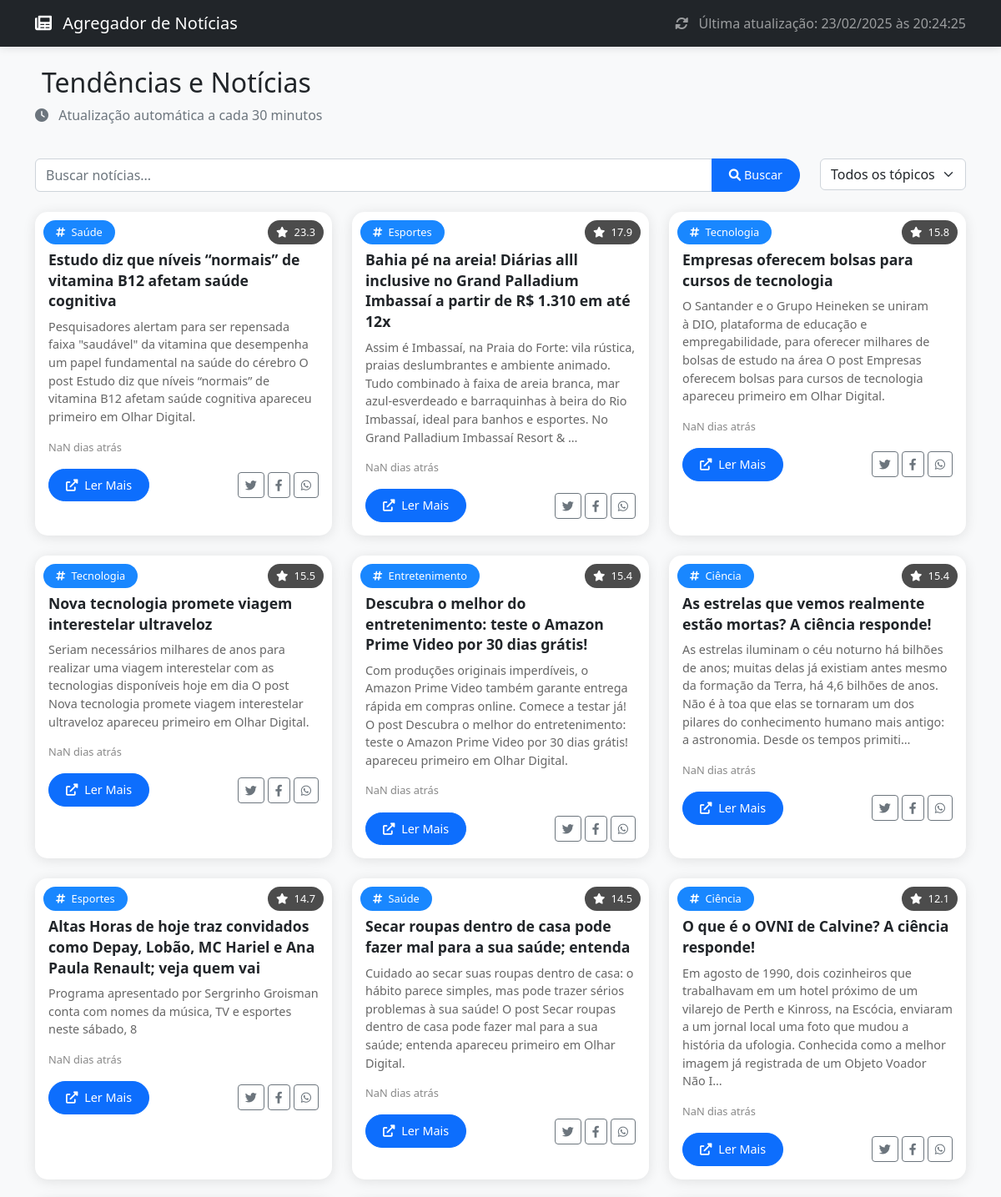
The page / (upper part) on the database its author committed.
### tables this page shows
CREATE TABLE articles (
                    id INTEGER PRIMARY KEY AUTOINCREMENT,
                    topic TEXT NOT NULL,
                    title TEXT NOT NULL,
                    description TEXT,
                    url TEXT NOT NULL,
                    publishedAt TEXT NOT NULL,
                    score REAL NOT NULL,
                    last_update TIMESTAMP NOT NULL
                );

### app.py (the view, shortened to what this page needs)
@app.route("/")
def index():
    try:
        articles = aggregator.db.get_articles()
        if articles:
            last_update = articles[0].last_update
            formatted_update = last_update.strftime("%d/%m/%Y às %H:%M:%S")
        else:
            formatted_update = "Nunca"
        return render_template(
            'index.html',
            articles=articles,
            last_update=formatted_update,
            update_interval=Config.UPDATE_INTERVAL,
            topics=Config.TOPICS,
            topic_colors=Config.TOPIC_COLORS
        )
    except Exception as e:
        print(f"Erro na rota index: {e}")
        return "Erro ao carregar a página. Por favor, tente novamente."

### app.py (called while the page is built)
    def get_connection(self):
        return sqlite3.connect(self.db_path)

    def get_articles(self) -> List[Article]:
        with self.get_connection() as conn:
            conn.row_factory = sqlite3.Row
            cursor = conn.execute('SELECT * FROM articles ORDER BY score DESC')
            rows = cursor.fetchall()
            articles = []
            for row in rows:
                row_dict = dict(row)
                row_dict.pop('id', None)
                if isinstance(row_dict['last_update'], str):
                    try:
                        row_dict['last_update'] = datetime.datetime.fromisoformat(
                            row_dict['last_update'].replace('Z', '+00:00')
                        )
                    except ValueError:
                        row_dict['last_update'] = datetime.datetime.now()
                articles.append(Article(id=None, **row_dict))
            return articles

### templates/index.html (shortened to what this page needs)
<!DOCTYPE html>
<html lang="pt-BR">
<head>
    <link href="https://cdn.jsdelivr.net/npm/bootstrap@5.2.3/dist/css/bootstrap.min.css" rel="stylesheet">
    <link href="https://cdnjs.cloudflare.com/ajax/libs/font-awesome/6.0.0/css/all.min.css" rel="stylesheet">
    <link href="{{ url_for('static', filename='css/style.css') }}" rel="stylesheet">
</head>
<body class="bg-light">
    <nav class="navbar navbar-expand-lg navbar-dark bg-dark">
        <div class="container">
            <a class="navbar-brand" href="/">
                <i class="fas fa-newspaper me-2"></i>
                Agregador de Notícias
            </a>
            <span class="navbar-text">
                <i class="fas fa-sync-alt me-2"></i>
                Última atualização: {{ last_update }}
            </span>
        </div>
    </nav>
    <div class="container py-4">
        <div class="row mb-4">
            <div class="col">
                <h2>Tendências e Notícias</h2>
                <p class="text-muted">
                    <i class="fas fa-clock me-2"></i>
                    Atualização automática a cada {{ update_interval }} minutos
                </p>
            </div>
        </div>
        <div class="row mb-4">
            <div class="col">
                <div class="input-group">
                    <input type="text" id="searchInput" class="form-control" placeholder="Buscar notícias...">
                    <button class="btn btn-primary" type="button" id="searchButton">
                        <i class="fas fa-search"></i> Buscar
                    </button>
                </div>
            </div>
            <div class="col-auto">
                <select id="topicFilter" class="form-select">
                    <option value="">Todos os tópicos</option>
                </select>
            </div>
        </div>
        {% if articles %}
        <div class="row g-4" id="newsContainer">
            {% for art in articles %}
            <div class="col-12 col-md-6 col-lg-4 news-item" data-topic="{{ art.topic }}">
                <div class="news-card card">
                    <div class="card-body">
                        <span class="score-badge">
                            <i class="fas fa-star me-1"></i>
                            {{ "%.1f"|format(art.score) }}
                        </span>
                        <span class="topic-badge">
                            <i class="fas fa-hashtag me-1"></i>
                            {{ art.topic }}
                        </span>
                        <h5 class="card-title">{{ art.title }}</h5>
                        <p class="card-text">{{ art.description or '' }}</p>
                        <p class="card-text update-info">
                        </p>
                        <div class="d-flex justify-content-between align-items-center">
                            <a href="{{ art.url }}" target="_blank" class="btn btn-primary">
                                <i class="fas fa-external-link-alt me-1"></i>
                                Ler Mais
                            </a>
                            <div class="share-buttons">
                                <button class="btn btn-sm btn-outline-secondary share-twitter"
                                        data-url="{{ art.url }}"
                                        data-title="{{ art.title }}">
                                    <i class="fab fa-twitter"></i>
                                </button>
                                <button class="btn btn-sm btn-outline-secondary share-facebook"
                                        data-url="{{ art.url }}">
                                    <i class="fab fa-facebook-f"></i>
                                </button>
                                <button class="btn btn-sm btn-outline-secondary share-whatsapp"
                                        data-url="{{ art.url }}"
                                        data-title="{{ art.title }}">
                                    <i class="fab fa-whatsapp"></i>
                                </button>
                            </div>
                        </div>
                    </div>
                </div>
            </div>
            {% endfor %}
        </div>
        {% else %}
        <div class="alert alert-info">
            <i class="fas fa-info-circle me-2"></i>
            Nenhuma notícia disponível no momento.
        </div>
        {% endif %}
    </div>
</body>
</html>

### static/css/style.css (style rules this page uses)
.news-card { height: 100%; transition: all 0.3s ease; border: none; border-radius: 15px; overflow: hidden; box-shadow: 0 2px 15px rgba(0,0,0,0.1); }
.score-badge { position: absolute; top: 10px; right: 10px; background-color: rgba(0,0,0,0.7); color: white; padding: 5px 10px; border-radius: 20px; font-size: 0.8em; }
.topic-badge { position: absolute; top: 10px; left: 10px; background-color: rgba(0,123,255,0.9); color: white; padding: 5px 15px; border-radius: 20px; font-size: 0.8em; }
.card-body { padding-top: 45px; }
.navbar { box-shadow: 0 2px 10px rgba(0,0,0,0.1); }
.card-title { font-size: 1.1em; font-weight: 600; line-height: 1.4; }
.card-text { font-size: 0.9em; color: #666; }
.update-info { font-size: 0.8em; color: #888; }
.btn-primary { border-radius: 20px; padding: 8px 20px; font-size: 0.9em; }

### rows shown on the page
articles: score "23.3", topic "Saúde", title "Estudo diz que níveis “normais” de vitamina B12 afetam saúde cognitiva", description "Pesquisadores alertam para ser repensada faixa \"saudável\" da vitamina que desempenha um papel fundamental na saúde do cérebro O post Estudo diz que níveis “normais” de vitamina B12 afetam saúde cognitiva apareceu primeiro em Olhar Digital."
articles: score "17.9", topic "Esportes", title "Bahia pé na areia! Diárias alll inclusive no Grand Palladium Imbassaí a partir de R$ 1.310 em até 12x", description "Assim é Imbassaí, na Praia do Forte: vila rústica, praias deslumbrantes e ambiente animado. Tudo combinado à faixa de areia branca, mar azul-esverdeado e barraquinhas à beira do Rio Imbassaí, ideal para banhos e esportes. No Grand Palladium Imbassaí Resort & …"
articles: score "15.8", topic "Tecnologia", title "Empresas oferecem bolsas para cursos de tecnologia", description "O Santander e o Grupo Heineken se uniram à DIO, plataforma de educação e empregabilidade, para oferecer milhares de bolsas de estudo na área O post Empresas oferecem bolsas para cursos de tecnologia apareceu primeiro em Olhar Digital."
articles: score "15.5", topic "Tecnologia", title "Nova tecnologia promete viagem interestelar ultraveloz", description "Seriam necessários milhares de anos para realizar uma viagem interestelar com as tecnologias disponíveis hoje em dia O post Nova tecnologia promete viagem interestelar ultraveloz apareceu primeiro em Olhar Digital."
articles: score "15.4", topic "Entretenimento", title "Descubra o melhor do entretenimento: teste o Amazon Prime Video por 30 dias grátis!", description "Com produções originais imperdíveis, o Amazon Prime Video também garante entrega rápida em compras online. Comece a testar já! O post Descubra o melhor do entretenimento: teste o Amazon Prime Video por 30 dias grátis! apareceu primeiro em Olhar Digital."
articles: score "15.4", topic "Ciência", title "As estrelas que vemos realmente estão mortas? A ciência responde!", description "As estrelas iluminam o céu noturno há bilhões de anos; muitas delas já existiam antes mesmo da formação da Terra, há 4,6 bilhões de anos. Não é à toa que elas se tornaram um dos pilares do conhecimento humano mais antigo: a astronomia. Desde os tempos primiti…"
articles: score "14.7", topic "Esportes", title "Altas Horas de hoje traz convidados como Depay, Lobão, MC Hariel e Ana Paula Renault; veja quem vai", description "Programa apresentado por Sergrinho Groisman conta com nomes da música, TV e esportes neste sábado, 8"
articles: score "14.5", topic "Saúde", title "Secar roupas dentro de casa pode fazer mal para a sua saúde; entenda", description "Cuidado ao secar suas roupas dentro de casa: o hábito parece simples, mas pode trazer sérios problemas à sua saúde! O post Secar roupas dentro de casa pode fazer mal para a sua saúde; entenda apareceu primeiro em Olhar Digital."
articles: score "12.1", topic "Ciência", title "O que é o OVNI de Calvine? A ciência responde!", description "Em agosto de 1990, dois cozinheiros que trabalhavam em um hotel próximo de um vilarejo de Perth e Kinross, na Escócia, enviaram a um jornal local uma foto que mudou a história da ufologia. Conhecida como a melhor imagem já registrada de um Objeto Voador Não I…"

### other values the page prints
{{ last_update }} "23/02/2025 às 20:24:25"
{{ update_interval }} "30"
